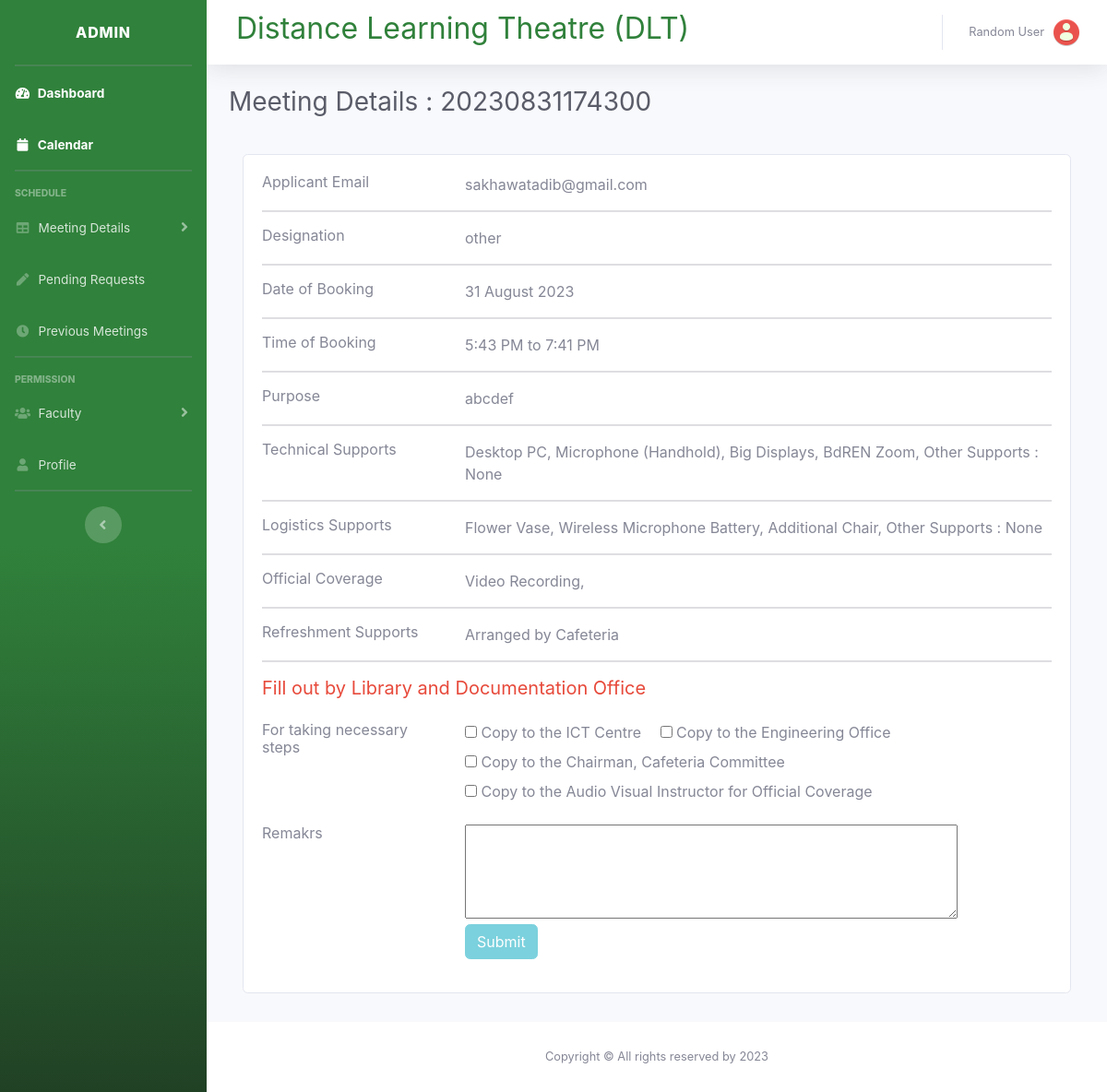
The app's page /admin/request_details.php?r_id=1&m_status=completed, older data.
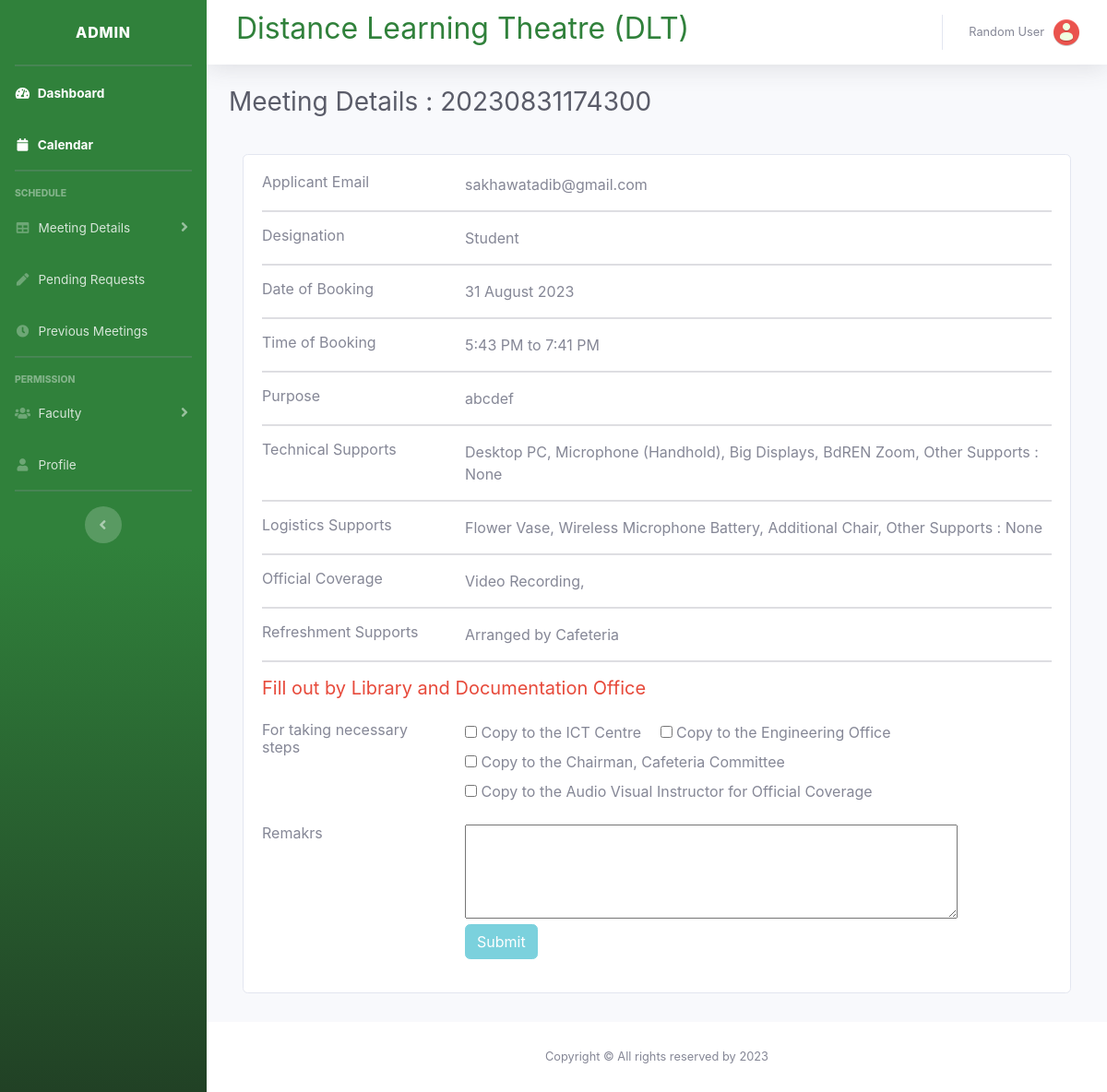
The same page, newer data.
### tables this page shows
CREATE TABLE `meetings` (
  `id` int(11) NOT NULL,
  `applicant_name` varchar(255) NOT NULL,
  `application_date` date NOT NULL DEFAULT current_timestamp(),
  `participants` int(11) NOT NULL,
  `designation` varchar(50) NOT NULL,
  `role` varchar(50) NOT NULL,
  `details` text NOT NULL,
  `meeting_date` date NOT NULL,
  `start_time` time NOT NULL,
  `end_time` time NOT NULL,
  `ict_help_reason` text DEFAULT NULL,
  `other_support` text DEFAULT NULL,
  `pc` tinyint(1) DEFAULT NULL,
  `glass_board` tinyint(1) DEFAULT NULL,
  `mic_wireless` tinyint(1) DEFAULT NULL,
  `mic_wire` tinyint(1) DEFAULT NULL,
  `big_displays` tinyint(1) DEFAULT NULL,
  `wifi` tinyint(1) DEFAULT NULL,
  `add_projector` tinyint(1) DEFAULT NULL,
  `bdren` tinyint(1) DEFAULT NULL,
  `table_cloth` tinyint(1) DEFAULT NULL,
  `vase` tinyint(1) DEFAULT NULL,
  `wireless_mic_bat` tinyint(1) DEFAULT NULL,
  `add_chair` tinyint(1) DEFAULT NULL,
  `add_mic` tinyint(1) DEFAULT NULL,
  `other` text DEFAULT NULL,
  `photography` tinyint(1) DEFAULT NULL,
  `video_recording` tinyint(1) DEFAULT NULL,
  `cafe` tinyint(1) DEFAULT NULL,
  `own_arrange` tinyint(1) DEFAULT NULL,
  `meeting_status` varchar(50) NOT NULL
);

### admin/functions.php (called while the page is built, shortened)
<?php
function escape($string)
{
    global $connection;
    return mysqli_real_escape_string($connection, trim($string));
}
function generateMeetingId($date, $time)
{
    $date = str_replace("-", "", $date);
    $time = str_replace(":", "", $time);
    $meeting_id = $date . $time;
    return $meeting_id;
}
?>

### admin/request_details.php (the view, shortened to what the changed rows need)
<?php include("includes/admin_header.php"); ?>
    <div id="wrapper">
        <div id="content-wrapper" class="d-flex flex-column">
            <div id="content">
                <?php include("includes/admin_topbar.php"); ?>
              <?php
              if (isset($_GET['r_id']) && isset($_GET['m_status'])) {
                $id = $_GET['r_id'];
              }
              $query = "SELECT * FROM meetings WHERE id = {$id}";
              $select_meetings = mysqli_query($connection, $query);
              while ($row = mysqli_fetch_assoc($select_meetings)) {
                $applicant_email = escape($row['applicant_name']);
                $applicant_designation = escape($row['designation']);
                $meeting_date = escape($row['meeting_date']);
                $formatted_meeting_date = date("j F Y", strtotime($meeting_date));
                $start_time = escape($row['start_time']);
                $end_tmie = escape($row['end_time']);
                $booked_time = date("g:i A", strtotime($start_time)) . " to " . date("g:i A", strtotime($end_tmie));
                $meeting_purpose = escape($row['details']);
                $meeting_id = generateMeetingId($meeting_date, $start_time);
                $other_tech = escape($row['other_support']);
                $pc = escape($row['pc']);
                $glass_board = escape($row['glass_board']);
                $mic_wireless = escape($row['mic_wireless']);
                $mic_wire = escape($row['mic_wire']);
                $big_displays = escape($row['big_displays']);
                $wifi = escape($row['wifi']);
                $add_projector = escape($row['add_projector']);
                $bdren = escape($row['bdren']);
                $technical_supports = array(
                  "Desktop PC" => $pc,
                  "Glass Board" => $glass_board,
                  "Microphone (Wireless)" => $mic_wireless,
                  "Microphone (Handhold)" => $mic_wire,
                  "Big Displays" => $big_displays,
                  "Wi-Fi" => $wifi,
                  "Additional Projector" => $add_projector,
                  "BdREN Zoom" => $bdren
                );
                $technical_supports = array_filter($technical_supports);
                $table_cloth = escape($row['table_cloth']);
                $vase = escape($row['vase']);
                $wireless_mic_bat = escape($row['wireless_mic_bat']);
                $add_chair = escape($row['add_chair']);
                $add_mic = escape($row['add_mic']);
                $other_logi = escape($row['other']);
                $logistics_supports = array(
                  "Desk-Table Cloth" => $table_cloth,
                  "Flower Vase" => $vase,
                  "Wireless Microphone Battery" => $wireless_mic_bat,
                  "Additional Chair" => $add_chair,
                  "Additional Microphone" => $add_mic,
                );
                $logistics_supports = array_filter($logistics_supports);
              }
              ?>
<div class="container">
   <h1 class="h3 mb-4 text-gray-800">Meeting Details : <?php echo $meeting_id ?> </h1>
    <div class="main-body">
          <div class="row gutters-sm">
            <div class="col-md-12">
              <div class="card mb-3">
                <div class="card-body">
                  <div class="row">
                    <div class="col-sm-3">
                      <h6 class="mb-0">Applicant Email</h6>
                    </div>
                    <div class="col-sm-9 text-secondary">
                      <?php echo $applicant_email ?>
                    </div>
                  </div>
                  <div class="row mb-3">
                    <div class="col-sm-3">
                      <h6 class="mb-0">Designation</h6>
                    </div>
                    <div class="col-sm-9 text-secondary">
                      <?php echo $applicant_designation ?>
                    </div>
                  </div>
                  <div class="row mb-3">
                    <div class="col-sm-3">
                      <h6 class="mb-0">Date of Booking</h6>
                    </div>
                    <div class="col-sm-9 text-secondary">
                    <?php echo $formatted_meeting_date ?>
                    </div>
                  </div>
                  <div class="row mb-3">
                    <div class="col-sm-3">
                      <h6 class="mb-0">Time of Booking</h6>
                    </div>
                    <div class="col-sm-9 text-secondary">
                    <?php echo $booked_time ?>
                    </div>
                  </div>
                  <div class="row mb-3">
                    <div class="col-sm-3">
                      <h6 class="mb-0">Purpose</h6>
                    </div>
                    <div class="col-sm-9 text-secondary">
                    <?php echo $meeting_purpose ?>
                    </div>
                  </div>
                  <div class="row mb-3">
                    <div class="col-sm-3">
                      <h6 class="mb-0">Technical Supports</h6>
                    </div>
                    <div class="col-sm-9 text-secondary">
                    <?php
                    foreach ($technical_supports as $key => $value) {
                      if ($value == 1 || $value != null) {
                        echo $key . ", ";
                      }
                    }
                    echo "Other Supports : " . $other_tech;
                    ?>
                    </div>
                  </div>
                  <div class="row mb-3">
                    <div class="col-sm-3">
                      <h6 class="mb-0">Logistics Supports</h6>
                    </div>
                    <div class="col-sm-9 text-secondary">
                    <?php
                    foreach ($logistics_supports as $key => $value) {
                      if ($value == 1 || $value != null) {
                        echo $key . ", ";
                      }
                    }
                    echo "Other Supports : " . $other_logi;
                    ?>
                    </div>
                  </div>
                </div>
              </div>
            </div>
          </div>
        </div>
    </div>
</div>
<?php include("includes/admin_footer.php"); ?>

Row changes from the older to the newer data that the page shows:
changed meetings "sakhawatadib@gmail.com": designation "other" → "Student"
